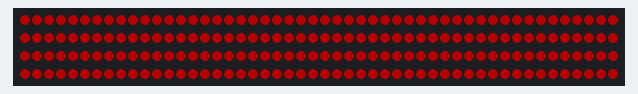
A sketch run on a simulated Arduino Uno, built with avr-gcc and run on an emulated ATmega328P. Parts: 200 RGB LEDs in strip order, left to right, continuing on the next row. Dim RGB values are drawn brighter than linear.

Above: at 0.11 s.
At 0.54 s:
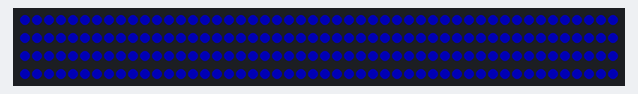
At 0.96 s:
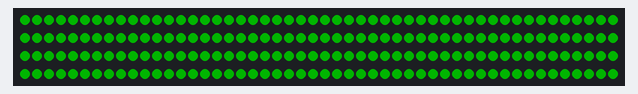

Measured:
- by itself, everything shown: repeats every 0.64 s, in 3 steps

The sketch:

pixel_tester.ino
```cpp
#include <Adafruit_NeoPixel.h>

#define PIN            7
#define NUMPIXELS      200
#define BRIGHTNESS     64
#define DELAY_MS       200

Adafruit_NeoPixel pixels = Adafruit_NeoPixel(NUMPIXELS, PIN, NEO_GRB + NEO_KHZ800);

void setup() {
    pixels.begin();
}

void loop() {

    // all red
    for(int i=0;i<NUMPIXELS;i++) {
        pixels.setPixelColor(i, pixels.Color(255, 0, 0));
    }
    pixels.setBrightness(BRIGHTNESS);
    pixels.show();
    delay(DELAY_MS);

    // all green
    for(int i=0;i<NUMPIXELS;i++) {
        pixels.setPixelColor(i, pixels.Color(0, 255, 0));
    }
    pixels.setBrightness(BRIGHTNESS);
    pixels.show();
    delay(DELAY_MS);

    // all blue
    for(int i=0;i<NUMPIXELS;i++) {
        pixels.setPixelColor(i, pixels.Color(0, 0, 255));
    }
    pixels.setBrightness(BRIGHTNESS);
    pixels.show();
    delay(DELAY_MS);

}
```
